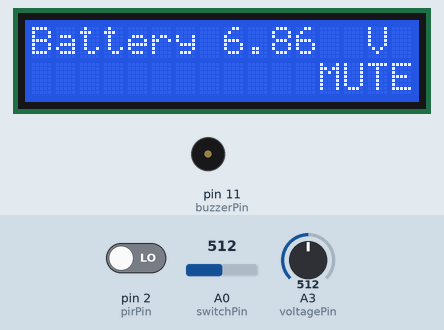
A sketch run on a simulated Arduino Uno, built with avr-gcc and run on an emulated ATmega328P. Parts: 16×2 character LCD, buzzer (waves = sounding). Inputs (shaded band) come from the test bench; at power-on: A3 (voltagePin) = 512, pin 2 (pirPin) LOW, A0 (switchPin) = 512.

Above: at 0.67 s.
1.3 s: A3 (voltagePin) set to 868
At 1.89 s:
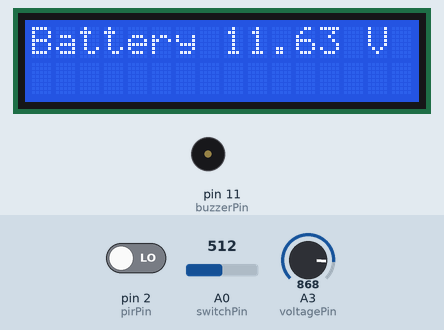
3.5 s: A3 (voltagePin) set to 878
At 3.92 s:
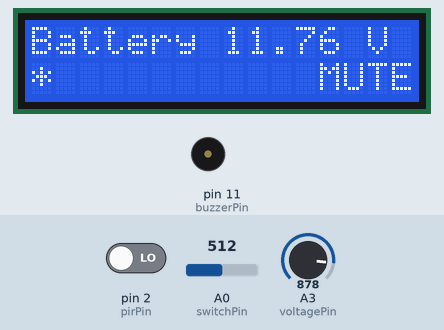
6.5 s: pin 2 (pirPin) driven HIGH
At 6.76 s:
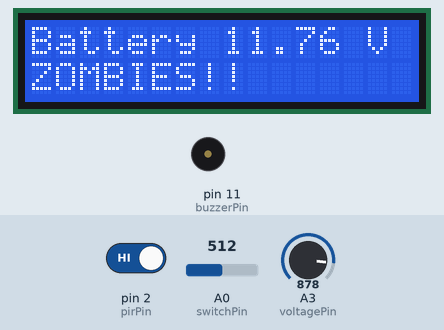
9.5 s: A3 (voltagePin) set to 906
At 10.43 s:
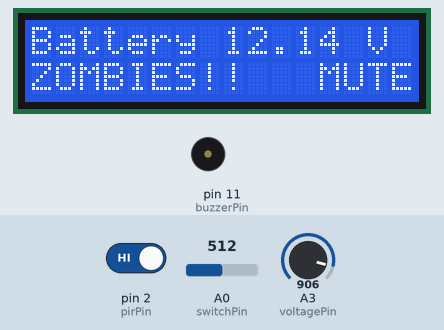
11.7 s: A3 (voltagePin) set to 916
At 12.06 s:
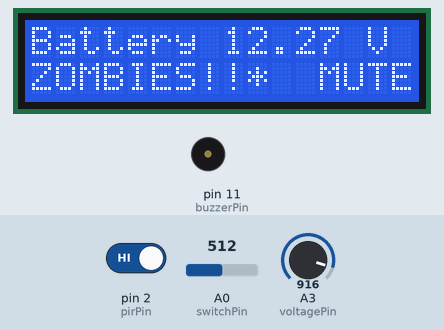
14.7 s: A0 (switchPin) set to 988
16.2 s: A0 (switchPin) set to 1007
At 16.8 s:
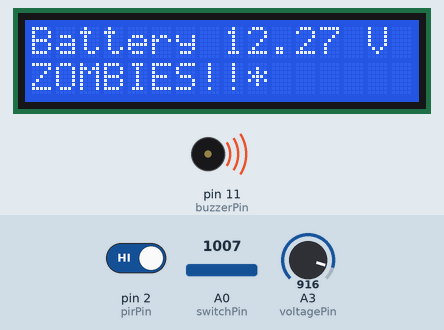
Timing chart, 0 to 18.8 s (numbered marks = the images above; inputs shaded):
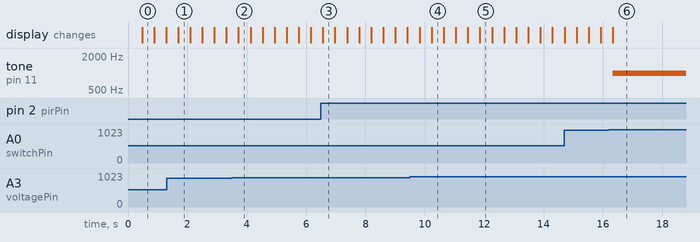

Measured:
- the behaviour switches between 877 and 878 on A3 (voltagePin) (found by bisection; images 1 and 2)
- the behaviour switches between 915 and 916 on A3 (voltagePin) (found by bisection; images 4 and 5)
- the behaviour switches between 999 and 1000 on A0 (switchPin) (found by bisection; images 5 and 6)
- after the input at 1.3 s, the display: changes after 0.39 s (image 1)
- after the input at 3.5 s, the display: changes after 0.22 s (image 2)
- after the input at 6.5 s, the display: changes after 0.06 s (image 3)
- after the input at 9.5 s, the display: first changes after 0.32 s (image 4 shows a later state)
- after the input at 11.7 s, the display: changes after 0.16 s (image 5)
- after the input at 16.2 s, tone on pin 11 (buzzerPin): silent → 1000 Hz after 0.14 s

The sketch:

Project_06_PIR_Alarm.ino
```cpp
#include <LiquidCrystal.h>

const float maxV = 12.6;
const float minV = 11.7;
const float warnV = 11.7;

const int buzzerPin = 11;
const int voltagePin = A3;
const int backlightPin = 10;
const int switchPin = A0;
const int pirPin = 2;

const float R1 = 470.0;
const float R2 = 270.0;
const float k = (R1 + R2) / R2;

//                RS,E,D4,D5,D6,D7
LiquidCrystal lcd(8, 9, 4, 5, 6, 7);
boolean silent = false;

void setup()
{
  // This because of a defect in common cheap LCD displays
  // backlight controlled by transistor D10 high can
  // burn out Arduino pin
  pinMode(backlightPin, INPUT);
  pinMode(pirPin, INPUT);
  lcd.begin(16, 2);
  lcd.setCursor(0, 0);
  lcd.print("Battery ");
}

void loop()
{
  displayVoltage();
  displayBar();
  checkPIR();
  if (readVoltage() < warnV && ! silent)
  {
   tone(buzzerPin, 1000);
  }
  if (analogRead(switchPin) < 1000) // any key pressed
  {
    silent = ! silent;
    if (silent) noTone(buzzerPin);
    delay(300);
  }
  delay(100);
}


void displayVoltage()
{
  lcd.setCursor(8, 0);
  lcd.print("        ");
  lcd.setCursor(8, 0);
  lcd.print(readVoltage());
  lcd.setCursor(14, 0);
  lcd.print("V");
}

float readVoltage()
{
  int raw = analogRead(voltagePin);
  float vout = (float(raw) / 1023.0) * 5.0;
  float vin = (vout * k);
  return vin;
}

void displayBar()
{
  float v = readVoltage();
  float range = maxV - minV;
  float fullness = (v - minV) / range;

  int numBars = fullness * 16;
  lcd.setCursor(0, 1);
  for (int i = 0; i < 16; i++)
  {
    if (numBars > i)
    {
      lcd.print("*");
    }
    else
    {
      lcd.print(" ");
    }
  }
  if (silent)
  {
   lcd.setCursor(12, 1);
   lcd.print("MUTE");
  }
}


void checkPIR()
{
  boolean zombies = digitalRead(pirPin);
  if (zombies)
  {
    if (! silent)
    {
      tone(buzzerPin, 1000);
    }
    lcd.setCursor(0, 1);
    lcd.print("ZOMBIES!!");
  }
}
```
